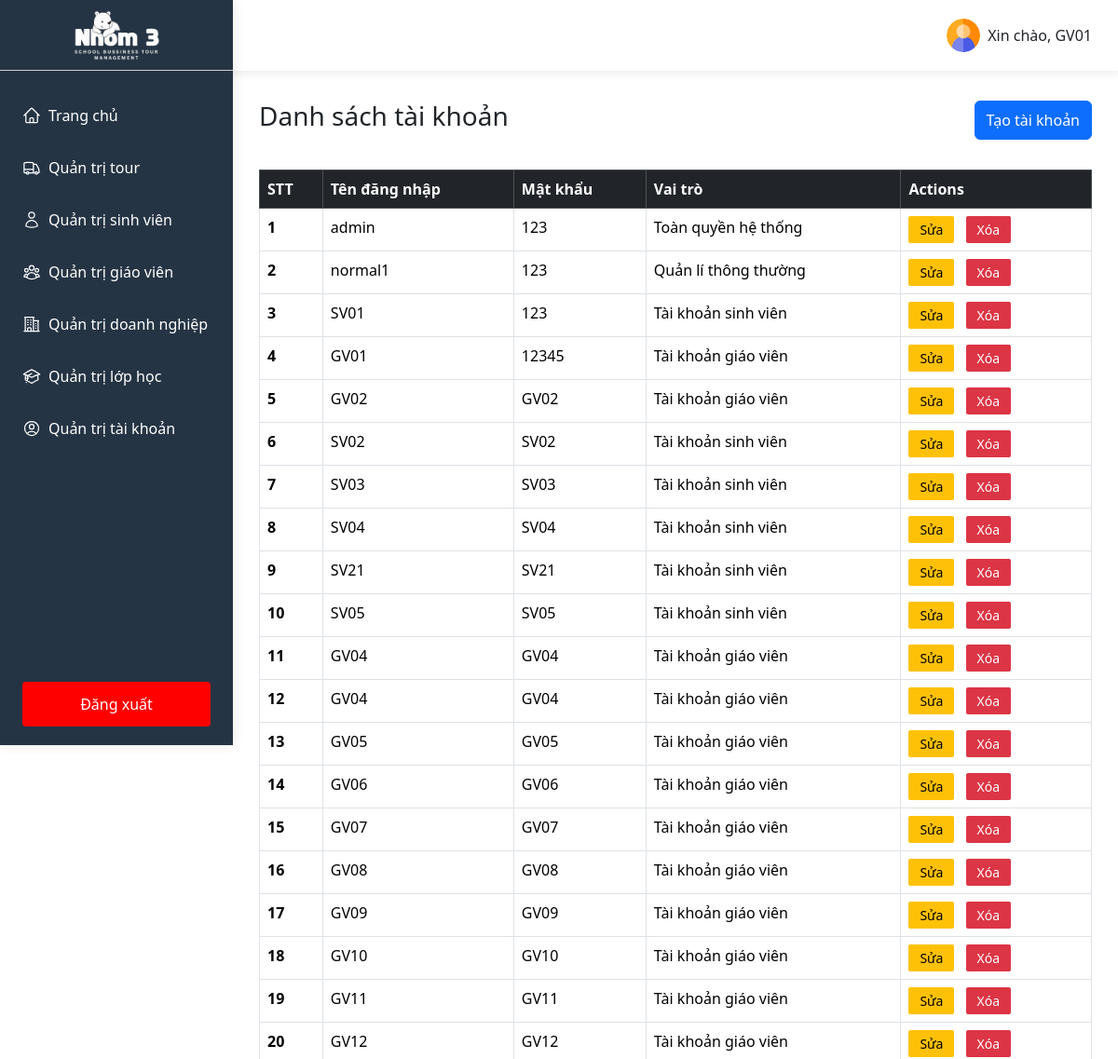
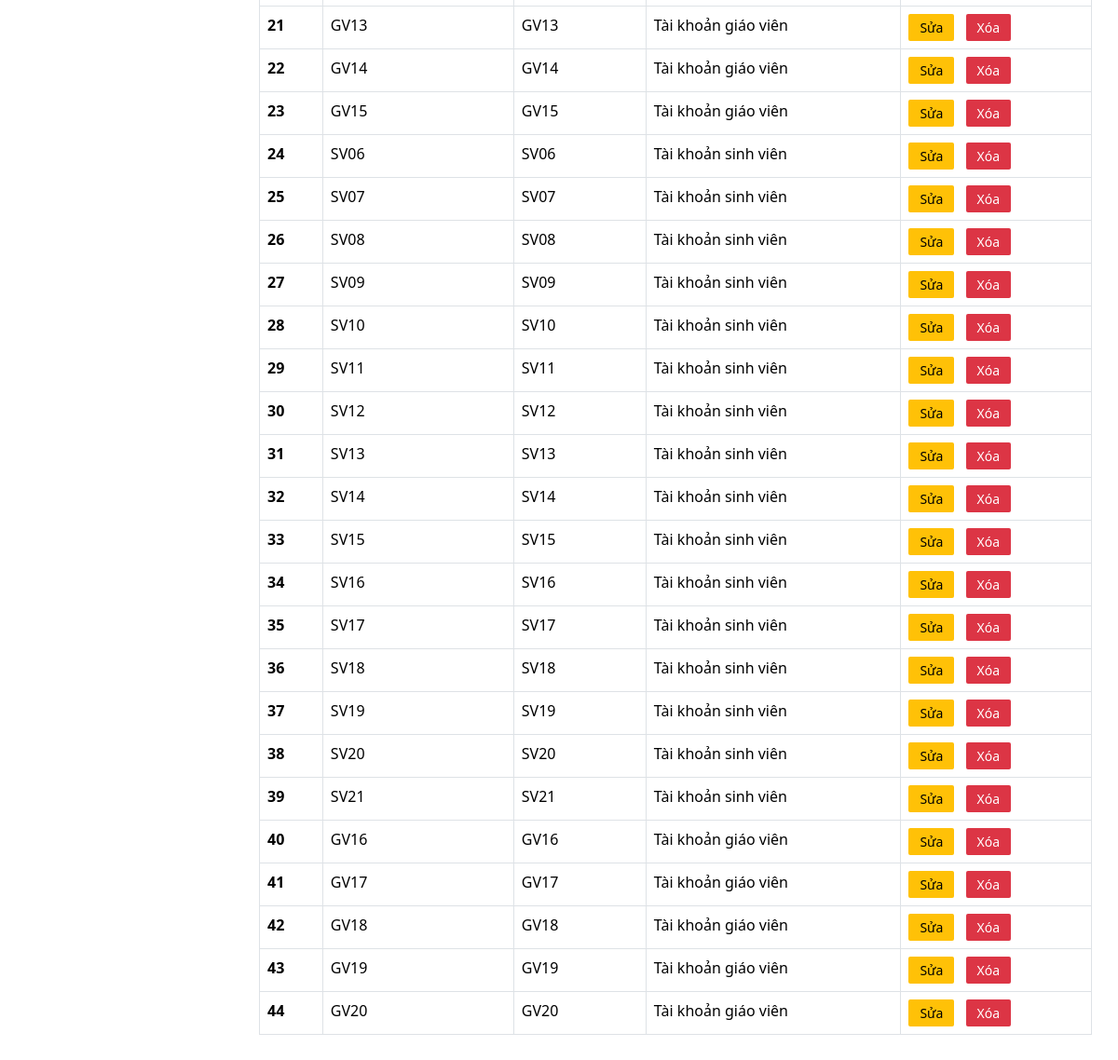
/index.php?controller=AccountController (signed in), run on the app's committed database (2 pictures, top to bottom).
### tables this page shows
CREATE TABLE `account` (
  `accountID` int(11) NOT NULL,
  `username` varchar(100) NOT NULL,
  `password` varchar(100) NOT NULL,
  `role` varchar(100) NOT NULL
);

### controllers/AccountController.php (called while the page is built, shortened)
<?php
$dataAcountsSql = "SELECT * FROM account";
$dataAcounts = mysqli_query($conn, $dataAcountsSql);
require_once __DIR__ . '/../views/pages/account.php';

### views/pages/account.php (the view, shortened to what this page needs)
<!DOCTYPE html>
<html lang="en">
<head>
</head>
<body>
    <?php
        include_once __DIR__ . '/../../controllers/AccountController.php';
    ?>
    <div class='flex-sb account'>
        <div class="account-left">
            <?php
                include __DIR__ . '/../components/sidebarAdmin.php';
            ?>
        </div>
        <div class="account-right flex-grow-1">
            <?php
                include __DIR__ . '/../components/header.php';
            ?>
            <div class="container pad-0-28">
                <div class="flex-sb-center pad-20-0 mt-12">
                    <h1 class="h1-title">Danh sách tài khoản</h1>
                    <button type="button" class="btn btn-primary" data-bs-toggle="modal"
                        data-bs-target="#createAccount">Tạo tài khoản</button>
                </div>
                <div class="container-body pad-12-0">
                    <div class="container-table">
                        <table class="table table-borderless table-hover table-bordered">
                            <thead class="table-dark">
                                <tr>
                                    <th scope="col">STT</th>
                                    <th scope="col">Tên đăng nhập</th>
                                    <th scope="col">Mật khẩu</th>
                                    <th scope="col">Vai trò</th>
                                    <th scope="col">Actions</th>
                                </tr>
                            </thead>
                            <tbody>
                                <?php
                                    if(mysqli_num_rows($dataAcounts) > 0)
                                    {
                                        $i = 0;
                                        while ($row = mysqli_fetch_assoc($dataAcounts)) {
                                            $i += 1;
                                            echo "<tr>";
                                            echo "<th scope='row'>". $i ."</th>";
                                            echo "<td>" . $row['username'] . "</td>";
                                            echo "<td>" . $row['password'] . "</td>";
                                            echo "<td>" . $row['role'] . "</td>";
                                            echo "<td><button class='update update-account'>Sửa</button>
                                                <button class='delete deleteAccount'>Xóa</button></td>";
                                            echo "</tr>";
                                        }
                                    }else{
                                        echo "<tr>";
                                        echo "<td colspan='5'> Lỗi truy vấn: " . mysqli_error($conn). "</td>";
                                        echo "</tr>";
                                    }
                                ?>
                            </tbody>
                        </table>
                    </div>
                </div>
            </div>
        </div>
    </div>
</body>
</html>

### public/css/base.css (style rules this page uses)
* { margin: 0; padding: 0; box-sizing: border-box; }
body { overflow-x: hidden; scroll-behavior: smooth; font-family: system-ui, -apple-system, BlinkMacSystemFont, 'Segoe UI', Roboto, Oxygen, Ubuntu, Cantarell, 'Open Sans', 'Helvetica Neue', sans-serif; }
.pad-0-28 { padding: 0 28px !important; }
.flex-sb { display: flex; justify-content: space-between; }
.flex-sb-center { display: flex; justify-content: space-between; }
.flex-grow-1 { flex-grow: 1; }
.pad-20-0 { padding: 20px 0 !important; }
.h1-title { font-size: 28px !important; }
.pad-12-0 { padding: 12px 0; }
.mt-12 { margin-top: 12px; }
.update, .delete, .showData { padding: 4px 12px; background-color: #ffc107; border-radius: 2px; border: none; font-size: 14px; }
.delete { color: #fff; background-color: #dc3545; margin-left: 8px; margin-right: 8px; }

### data on the page
account: username "admin", password "123", role "Toàn quyền hệ thống"
account: username "normal1", password "123", role "Quản lí thông thường"
account: username "SV01", password "123", role "Tài khoản sinh viên"
account: username "GV01", password "12345", role "Tài khoản giáo viên"
account: username "GV02", password "GV02", role "Tài khoản giáo viên"
account: username "SV02", password "SV02", role "Tài khoản sinh viên"
account: username "SV03", password "SV03", role "Tài khoản sinh viên"
account: username "SV04", password "SV04", role "Tài khoản sinh viên"
account: username "SV21", password "SV21", role "Tài khoản sinh viên"
account: username "SV05", password "SV05", role "Tài khoản sinh viên"
account: username "GV04", password "GV04", role "Tài khoản giáo viên"
account: username "GV04", password "GV04", role "Tài khoản giáo viên"
account: username "GV05", password "GV05", role "Tài khoản giáo viên"
account: username "GV06", password "GV06", role "Tài khoản giáo viên"
account: username "GV07", password "GV07", role "Tài khoản giáo viên"
account: username "GV08", password "GV08", role "Tài khoản giáo viên"
account: username "GV09", password "GV09", role "Tài khoản giáo viên"
account: username "GV10", password "GV10", role "Tài khoản giáo viên"
account: username "GV11", password "GV11", role "Tài khoản giáo viên"
account: username "GV12", password "GV12", role "Tài khoản giáo viên"
account: username "GV13", password "GV13", role "Tài khoản giáo viên"
account: username "GV14", password "GV14", role "Tài khoản giáo viên"
account: username "GV15", password "GV15", role "Tài khoản giáo viên"
account: username "SV06", password "SV06", role "Tài khoản sinh viên"
account: username "SV07", password "SV07", role "Tài khoản sinh viên"
account: username "SV08", password "SV08", role "Tài khoản sinh viên"
account: username "SV09", password "SV09", role "Tài khoản sinh viên"
account: username "SV10", password "SV10", role "Tài khoản sinh viên"
account: username "SV11", password "SV11", role "Tài khoản sinh viên"
account: username "SV12", password "SV12", role "Tài khoản sinh viên"
account: username "SV13", password "SV13", role "Tài khoản sinh viên"
account: username "SV14", password "SV14", role "Tài khoản sinh viên"
account: username "SV15", password "SV15", role "Tài khoản sinh viên"
account: username "SV16", password "SV16", role "Tài khoản sinh viên"
account: username "SV17", password "SV17", role "Tài khoản sinh viên"
account: username "SV18", password "SV18", role "Tài khoản sinh viên"
account: username "SV19", password "SV19", role "Tài khoản sinh viên"
account: username "SV20", password "SV20", role "Tài khoản sinh viên"
account: username "SV21", password "SV21", role "Tài khoản sinh viên"
account: username "GV16", password "GV16", role "Tài khoản giáo viên"
account: username "GV17", password "GV17", role "Tài khoản giáo viên"
account: username "GV18", password "GV18", role "Tài khoản giáo viên"
account: username "GV19", password "GV19", role "Tài khoản giáo viên"
account: username "GV20", password "GV20", role "Tài khoản giáo viên"

### other printed values
$username "GV01"
